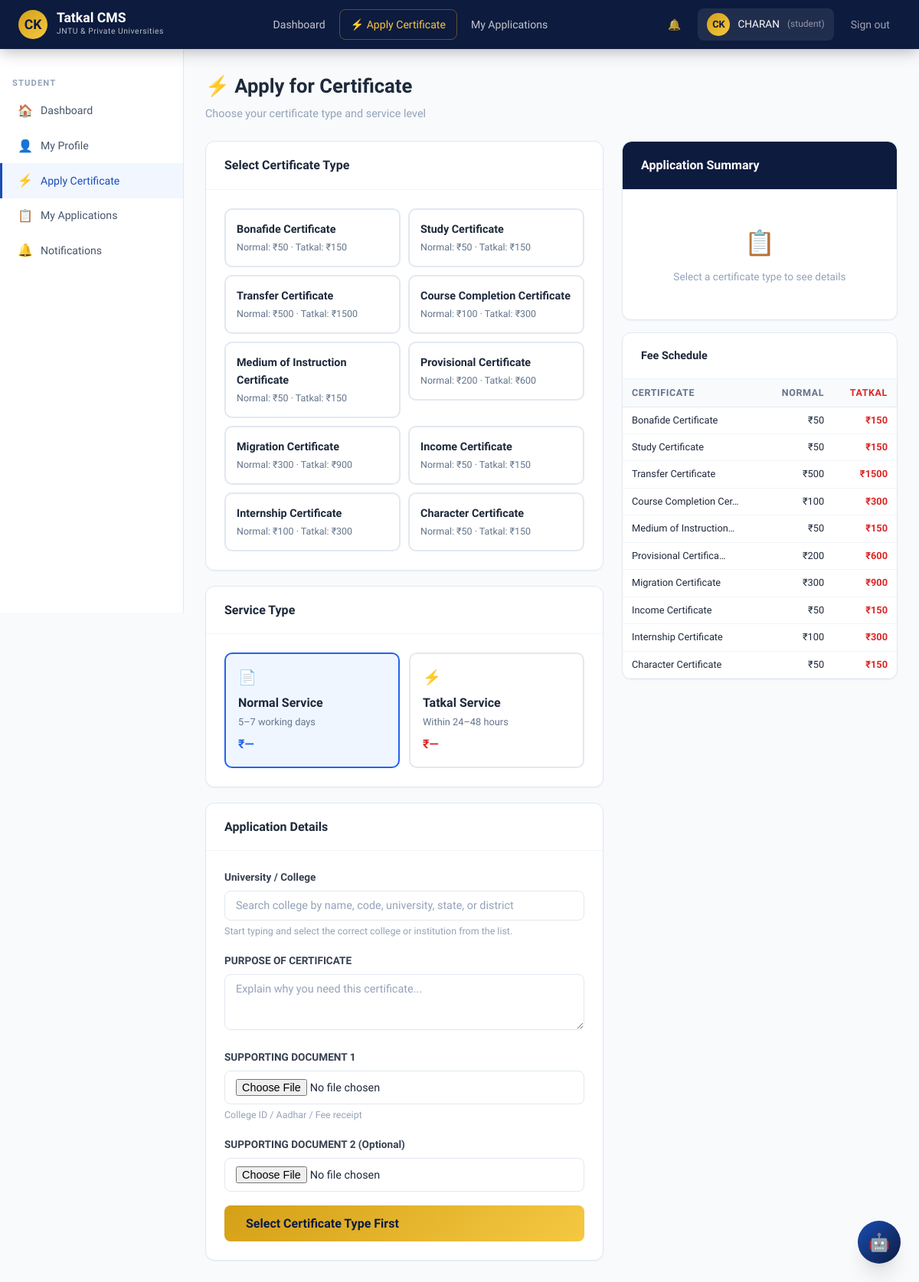
The app's page /apply/ (signed in) with its own data.
### accounts/models.py (models this page shows, shortened)
class User(AbstractUser):
    ROLE_CHOICES = [('student', 'Student'), ('staff', 'Staff'), ('admin', 'Admin')]
    role = models.CharField(max_length=10, choices=ROLE_CHOICES, default='student')
    phone = models.CharField(max_length=15, blank=True)
    is_email_verified = models.BooleanField(default=False)
    created_at = models.DateTimeField(auto_now_add=True)

### certificates/views.py (the view, shortened to what this page needs)
# urls.py: path('apply/', views.apply_view, name='apply'),
@login_required
def apply_view(request):
    if request.user.role != 'student':
        return redirect('dashboard')
    try:
        profile = request.user.student_profile
    except StudentProfile.DoesNotExist:
        messages.error(request, 'Complete your profile first.')
        return redirect('profile_setup')
    cert_types = CERTIFICATE_TYPES
    return render(request, 'certificates/apply.html', {
        'cert_types': cert_types,
        'profile': profile,
        'fees': FEES,
        'tatkal_multiplier': settings.TATKAL_MULTIPLIER,
    })

### certificates/templatetags/cert_tags.py (called while the page is built)
@register.filter
def get_item(dictionary, key):
    return dictionary.get(key, 0)

@register.filter
def multiply(value, arg):
    try:
        return int(value) * int(arg)
    except:
        return 0

### templates/certificates/apply.html (shortened to what this page needs)
{% extends 'base.html' %}
{% load cert_tags %}
{% block s_apply %}active{% endblock %}
{% block content %}
<div class="page-header">
  <div class="page-title">⚡ Apply for Certificate</div>
  <div class="page-subtitle">Choose your certificate type and service level</div>
</div>
<div style="display:grid;grid-template-columns:1fr 360px;gap:24px">
<div>
<div class="card" style="margin-bottom:20px">
  <div class="card-header"><div class="card-title">Select Certificate Type</div></div>
  <div class="card-body">
    <div style="display:grid;grid-template-columns:1fr 1fr;gap:10px" id="certGrid">
      {% for code, name in cert_types %}
      <label style="cursor:pointer">
        <div class="cert-card" id="cert-{{ code }}" style="padding:14px;border:2px solid #e2e8f0;border-radius:10px;transition:all 0.2s;hover:border-blue">
          <div style="font-weight:700;font-size:0.9rem">{{ name }}</div>
          <div style="font-size:0.78rem;color:#64748b;margin-top:2px">Normal: ₹{{ fees|get_item:code }} · Tatkal: ₹{{ fees|get_item:code|multiply:3 }}</div>
        </div>
      </label>
      {% endfor %}
    </div>
  </div>
</div>
<div class="card" style="margin-bottom:20px">
  <div class="card-header"><div class="card-title">Service Type</div></div>
  <div class="card-body">
    <div style="display:grid;grid-template-columns:1fr 1fr;gap:12px">
      <label style="cursor:pointer">
        <div id="service-normal" style="padding:16px;border:2px solid #2563eb;border-radius:10px;background:#eff6ff">
          <div style="font-size:1.2rem">📄</div>
          <div style="font-weight:700;margin-top:4px">Normal Service</div>
          <div style="font-size:0.8rem;color:#64748b;margin-top:2px">5–7 working days</div>
          <div style="font-weight:700;color:#2563eb;margin-top:6px" id="normal-fee">₹—</div>
        </div>
      </label>
      <label style="cursor:pointer">
        <div id="service-tatkal" style="padding:16px;border:2px solid #e2e8f0;border-radius:10px">
          <div style="font-size:1.2rem">⚡</div>
          <div style="font-weight:700;margin-top:4px">Tatkal Service</div>
          <div style="font-size:0.8rem;color:#64748b;margin-top:2px">Within 24–48 hours</div>
          <div style="font-weight:700;color:#dc2626;margin-top:6px" id="tatkal-fee">₹—</div>
        </div>
      </label>
    </div>
  </div>
</div>
<div class="card">
  <div class="card-header"><div class="card-title">Application Details</div></div>
  <div class="card-body">
    <form method="post" enctype="multipart/form-data" id="appForm">{% csrf_token %}
      <div class="form-group">
        <label class="form-label">University / College</label>
        <input type="text" id="college-search" name="college_search" class="form-control" placeholder="Search college by name, code, university, state, or district" autocomplete="off" required>
        <div class="form-hint">Start typing and select the correct college or institution from the list.</div>
      </div>
      <div class="form-group">
        <label class="form-label">PURPOSE OF CERTIFICATE</label>
        <textarea name="purpose" class="form-control" rows="3" placeholder="Explain why you need this certificate..."></textarea>
      </div>
      <div class="form-group">
        <label class="form-label">SUPPORTING DOCUMENT 1</label>
        <input type="file" name="document1" class="form-control" accept=".pdf,.jpg,.jpeg,.png">
        <div class="form-hint">College ID / Aadhar / Fee receipt</div>
      </div>
      <div class="form-group">
        <label class="form-label">SUPPORTING DOCUMENT 2 (Optional)</label>
        <input type="file" name="document2" class="form-control" accept=".pdf,.jpg,.jpeg,.png">
      </div>
      <button type="submit" class="btn btn-gold btn-lg" onclick="return validateForm()" id="submitBtn" disabled style="width:100%">
        Select Certificate Type First
      </button>
    </form>
  </div>
</div>
</div>
<div>
<div class="card" style="position:sticky;top:80px">
  <div class="card-header" style="background:#0d1b3e;color:white;border-radius:12px 12px 0 0">
    <div style="font-weight:700">Application Summary</div>
  </div>
  <div class="card-body">
    <div id="summary-empty" style="text-align:center;padding:20px;color:#94a3b8">
      <div style="font-size:2rem">📋</div>
      <div style="font-size:0.85rem;margin-top:8px">Select a certificate type to see details</div>
    </div>
  </div>
</div>
<div class="card" style="margin-top:16px">
  <div class="card-header"><div class="card-title" style="font-size:0.9rem">Fee Schedule</div></div>
  <div class="card-body" style="padding:0">
    <table style="width:100%;font-size:0.8rem">
      <thead><tr><th style="padding:8px 12px;text-align:left;background:#f8fafc;color:#64748b">Certificate</th><th style="padding:8px 12px;text-align:right;background:#f8fafc;color:#64748b">Normal</th><th style="padding:8px 12px;text-align:right;background:#f8fafc;color:#dc2626">Tatkal</th></tr></thead>
      <tbody>
      {% for code, name in cert_types %}
      <tr><td style="padding:7px 12px;border-bottom:1px solid #f1f5f9">{{ name|truncatechars:22 }}</td><td style="padding:7px 12px;text-align:right;border-bottom:1px solid #f1f5f9">₹{{ fees|get_item:code }}</td><td style="padding:7px 12px;text-align:right;border-bottom:1px solid #f1f5f9;color:#dc2626;font-weight:600">₹{{ fees|get_item:code|multiply:3 }}</td></tr>
      {% endfor %}
      </tbody>
    </table>
  </div>
</div>
</div>
</div>
{% endblock %}

### templates/base.html (shortened to what this page needs)
<!DOCTYPE html>
<html lang="en">
<head>
{% load static %}
</head>
<body>
{% if user.is_authenticated %}
<nav class="navbar">
  <div class="navbar-inner">
    <a href="/" class="nav-brand">
      <div class="emblem">
        {% if user.role == 'student' and user.student_profile.profile_photo %}
          <img src="{{ user.student_profile.profile_photo.url }}" alt="Student Photo" style="width:100%;height:100%;border-radius:50%;object-fit:cover">
        {% else %}
          {{ user.first_name.0|upper }}{{ user.last_name.0|upper }}
        {% endif %}
      </div>
      <div>
        <div class="brand-text">Tatkal CMS</div>
        <div class="brand-sub">JNTU & Private Universities</div>
      </div>
    </a>
    <div class="nav-links">
      <a href="/dashboard/" class="nav-link">Dashboard</a>
      {% if user.role == 'student' %}
      <a href="/apply/" class="nav-link tatkal">⚡ Apply Certificate</a>
      <a href="/applications/" class="nav-link">My Applications</a>
      {% endif %}
    </div>
    <div style="margin-left:auto;display:flex;align-items:center;gap:8px">
      <a href="/notifications/" class="nav-link" style="position:relative">
        🔔
      </a>
      <div class="nav-user">
        <div class="avatar">{{ user.first_name.0|upper }}{{ user.last_name.0|upper }}</div>
        <span>{{ user.first_name }}</span>
        <span style="opacity:0.5;font-size:0.75rem">({{ user.role }})</span>
      </div>
      <a href="/logout/" class="nav-link" style="color:rgba(255,255,255,0.6)">Sign out</a>
    </div>
  </div>
</nav>
<div class="layout">
  <aside class="sidebar">
    {% if user.role == 'student' %}
    <div class="sidebar-section">Student</div>
    <a href="/dashboard/" class="sidebar-link {% block s_dash %}{% endblock %}"><span class="icon">🏠</span> Dashboard</a>
    <a href="/profile/" class="sidebar-link {% block s_profile %}{% endblock %}"><span class="icon">👤</span> My Profile</a>
    <a href="/apply/" class="sidebar-link {% block s_apply %}{% endblock %}"><span class="icon">⚡</span> Apply Certificate</a>
    <a href="/applications/" class="sidebar-link {% block s_apps %}{% endblock %}"><span class="icon">📋</span> My Applications</a>
    <a href="/notifications/" class="sidebar-link"><span class="icon">🔔</span> Notifications</a>
    {% endif %}
  </aside>
  <main class="main fade-in">
    {% block content %}{% endblock %}
  </main>
</div>
<button class="chatbot-btn" onclick="toggleChat()" title="AI Assistant">🤖</button>
{% else %}
{% block auth_content %}{% endblock %}
{% endif %}
</body>
</html>

### records on screen
User: first_name.0 "C", last_name.0 "K", first_name "CHARAN", role "student"

### other values on screen
{{ name }} "Bonafide Certificate" "Study Certificate" "Transfer Certificate" "Course Completion Certificate" "Medium of Instruction Certificate" "Provisional Certificate" "Migration Certificate" "Income Certificate" "Internship Certificate" "Character Certificate"
{{ fees|get_item:code }} "50" "50" "500" "100" "50" "200" "300" "50" "100" "50"
{{ fees|get_item:code|multiply:3 }} "150" "150" "1500" "300" "150" "600" "900" "150" "300" "150"
{{ name|truncatechars:22 }} "Bonafide Certificate" "Study Certificate" "Transfer Certificate" "Course Completion Cer…" "Medium of Instruction…" "Provisional Certifica…" "Migration Certificate" "Income Certificate" "Internship Certificate" "Character Certificate"
